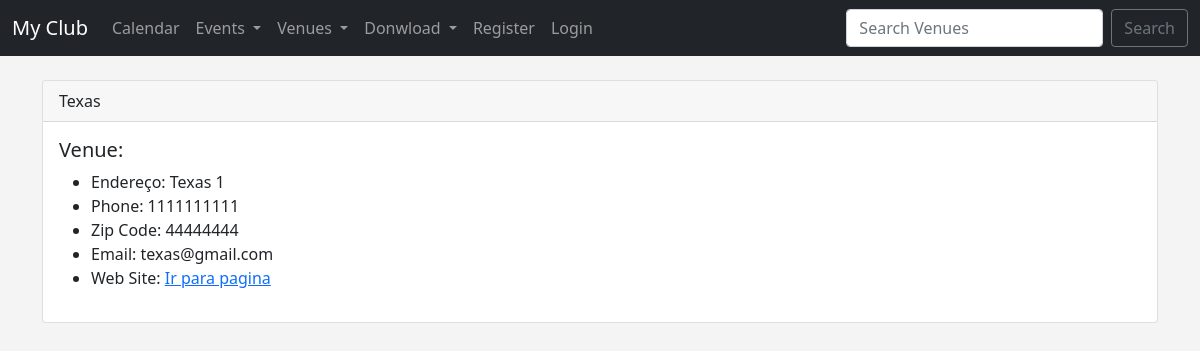
The page /show_venue/2/ on the database its author committed.
### events/models.py (models this page shows)
class Venue(models.Model):
    name = models.CharField("Venue name", max_length=120)
    address = models.CharField(max_length=300)
    zip_code = models.CharField('Zip code', max_length=15)
    phone = models.CharField('contactphone', max_length=25)
    web = models.URLField('Website Adress' )
    email_address = models.EmailField('Email address', blank=True)
    owner = models.IntegerField("Venue Owner", blank=False, default=1)
    def __str__(self):
        return self.name

### events/views.py (the view)
# urls.py: path('show_venue/<venue_id>/', views.show_venue, name="show-venue"),#Esse link vai para o venue conforme seu id
def show_venue(request, venue_id):
    venue = Venue.objects.get(pk=venue_id) #Ele pega somente a chave primaria q é o id do objeto na tabela
    context = {
        "venue": venue
    }
    return render(request, 'events/show_venue.html', context)

### events/templates/events/show_venue.html
{% extends 'events/base.html' %}
{% block content %}
<br>
    <div class="card">
        <div class="card-header">
            {{ venue }}
        </div>
        <div class="card-body">
        <h5 class="card-title">Venue: {{ event.venue }}</h5>
        <ul>
            <li>Endereço: {{ venue.address }}</li>
            <li>Phone: {{ venue.phone }}</li>
            <li>Zip Code: {{ venue.zip_code }}</li>
            <li>Email: {{ venue.email_address }}</li>
            <li>Web Site: </b><a href="{{ venue.web }}">Ir para pagina</a></li>
        </ul>
        </div>
    </div>
{% endblock %}

### events/templates/events/base.html (style rules this page uses)
body { background: #f4f4f4; }

### rows shown on the page
Venue: name "Texas", address "Texas 1", phone "1111111111", zip_code "44444444", email_address "texas@gmail.com"
